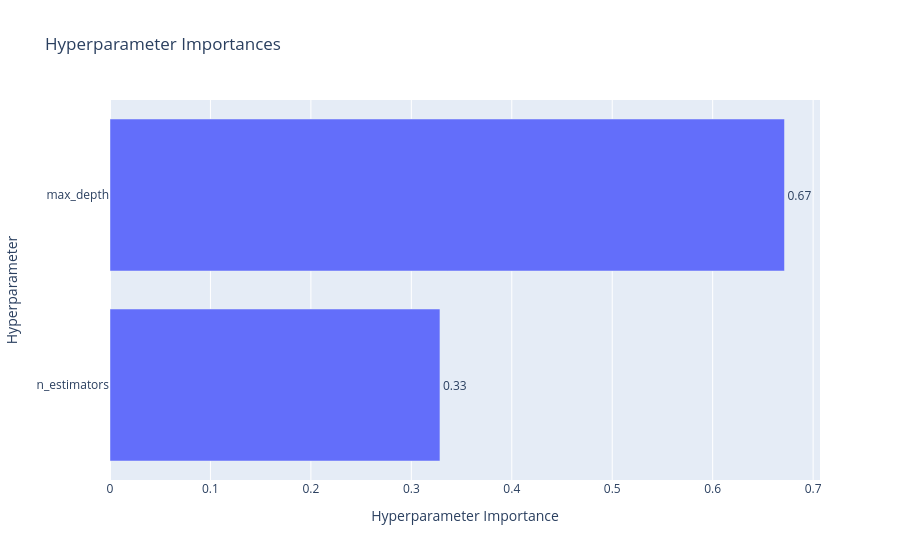

Here is the notebook cell this chart was saved with:
### Code cell
plot_param_importances(study).show()

### Figure 1 — Plotly figure (JSON) as saved in the notebook; plotly's stock layout.template omitted (floating-point values rounded to 4 significant figures)
{"data": [{"cliponaxis": false, "hovertemplate": ["n_estimators (IntDistribution): 0.3284854173160703<extra></extra>", "max_depth (IntDistribution): 0.6715145826839297<extra></extra>"], "name": "Objective Value", "orientation": "h", "text": ["0.33", "0.67"], "textposition": "outside", "type": "bar", "x": [0.3285, 0.6715], "y": ["n_estimators", "max_depth"]}], "layout": {"title": {"text": "Hyperparameter Importances"}, "xaxis": {"title": {"text": "Hyperparameter Importance"}}, "yaxis": {"title": {"text": "Hyperparameter"}}}}
